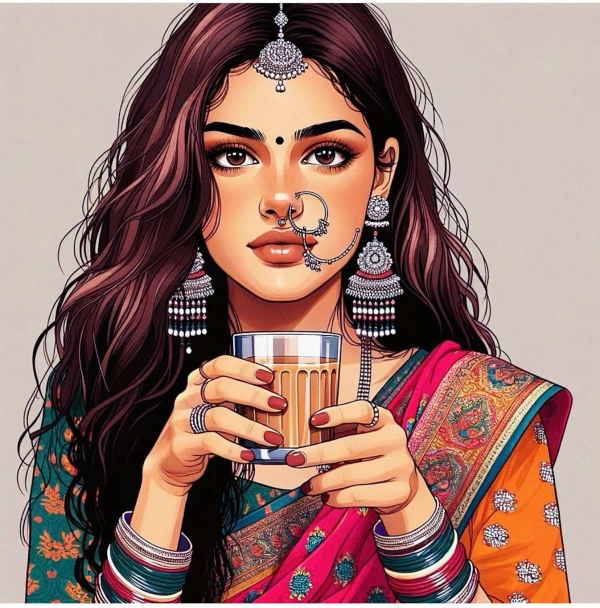
#> input picture image_processing/k3.jpg, 1200 x 1215 px, found by its file name (shown at 1/2 size)
$ python edgedetect.py
#> lines starting #> are read from the running program, lines starting #| are printed output that depends on the picture; after the words box and inside, x2 and y2 are one past the last pixel; in counts of white or black regions, pixels touching at a corner belong together
import cv2

img = cv2.imread('C:/Users/harsh/OneDrive/Desktop/manyaaaa/k3.jpg', 0)
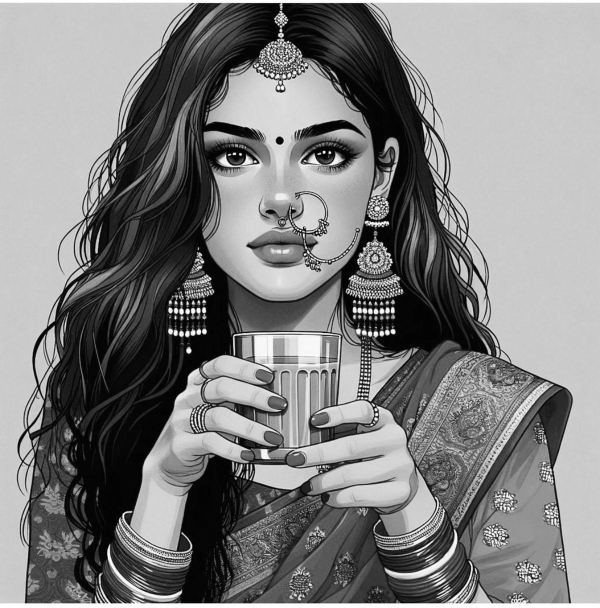
#> img: shape (1215, 1200) (shown at 1/2 size); min 0, max 255, mean 128.2
edges = cv2.Canny(img, 100, 200)
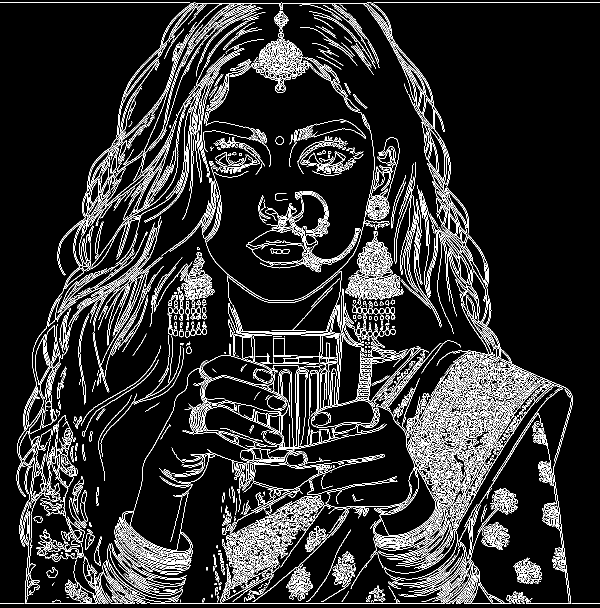
#> edges: shape (1215, 1200) (shown at 1/2 size); 10.9% white in thin lines or dots

resized_edges = cv2.resize(edges, (500, 500), interpolation=cv2.INTER_AREA)
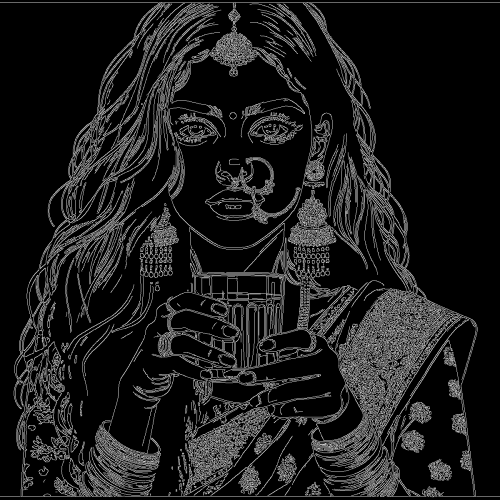
#> resized_edges: shape (500, 500); min 0, max 212, mean 27.7

cv2.imshow('Edges', resized_edges)
cv2.waitKey(0)
cv2.destroyAllWindows()

$ run again, with image_processing/k2.jpg copied over image_processing/k3.jpg
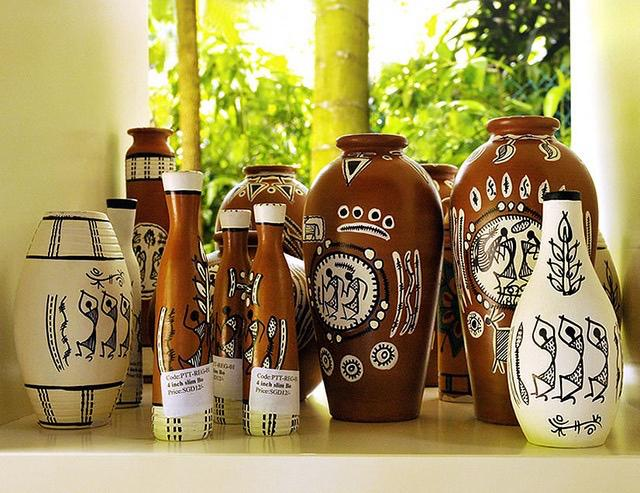
#> input picture image_processing/k2.jpg, 640 x 493 px, found by its file name
#> `edges = cv2.Canny(img, 100, 200)`:
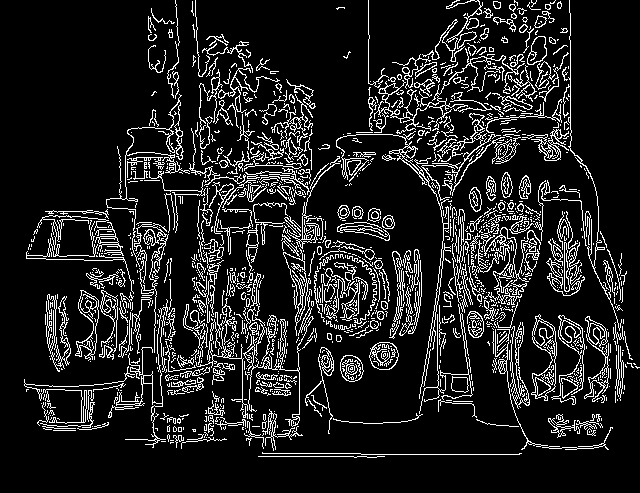
#> edges: shape (493, 640); 12.4% white in thin lines or dots, all inside (x1, y1, x2, y2) = (24, 0, 640, 458)
#> `resized_edges = cv2.resize(edges, (500, 500), interpolation=cv2.INTER_..`:
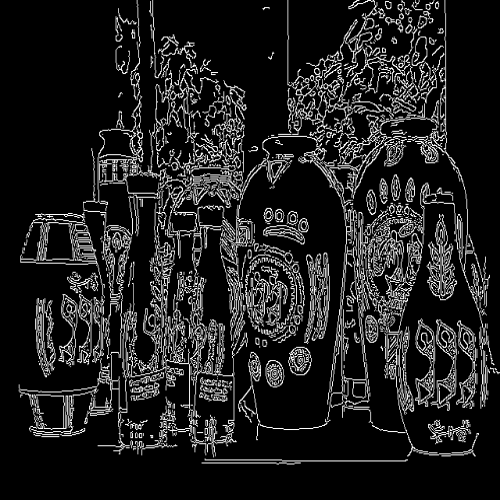
#> resized_edges: shape (500, 500); min 0, max 255, mean 31.7
